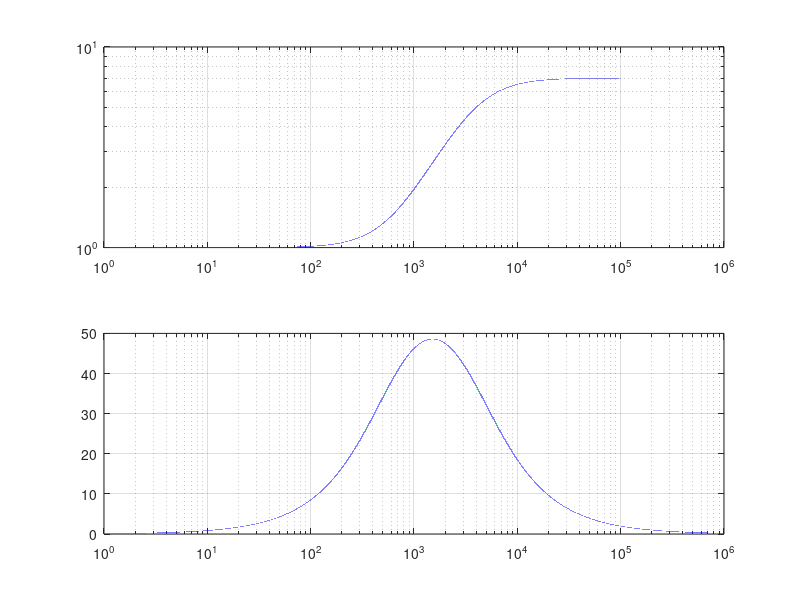

Write MATLAB code to recreate this figure. (Note: this script raises an error after producing the figure.)
%% This is a Matlab file for designing H_infinity controller (assignment 3
%% of SD2231)
clear all
close all
clc

s=tf('s');

% systme parameters
m=22000;   %kg
j=700e3;   %kgm^2
c=40e3;    %Ns/m
k=2*300e3; %N/m
L=6;       %m

%% State space model for skyhook contorl
Ask=[0 1 0 0
    -2*k/m 0 0 0
    0 0 0 1
    0 0 -2*k*L^2/j 0];
Bsk=[0 0 0 0
    k/m k/m -1/m -1/m
    0 0 0 0
    -L*k/j L*k/j L/j -L/j];
Csk=[0 1 0 0
    0 0 0 1];
Dsk=zeros(2,4);

%% H_inf using linmod syntax

%state space: The same as skyhook

      
%Weighting functions

%For penalizing actuator force
Wa1=(0.00175*s+1)/(0.00025*s+1);
Wa2=Wa1;

%bode plot of Weight functions of forces
w=logspace(0,6,2*100040);
[A_wa1,phi_wa1] = bode(Wa1,w);
figure
subplot(2,1,1)
loglog(w,A_wa1(:))
grid on
subplot(2,1,2)
semilogx(w,phi_wa1(:))
grid on


%%
%frequency we should penalize the most-- the one corresponding to the peaks
w_nat = abs(eig(Ask));



%For penalizing bounce and pitch motions
eps=1;
wnb=w_nat(1);            %Find the right equation or value for wnb
wnchi=w_nat(3);          %Find the right equation or value for wnchi
s1b=-eps+1i*sqrt(wnb^2-eps^2);
s2b=-eps-1i*sqrt(wnb^2-eps^2);
s1chi=-eps+1i*sqrt(wnchi^2-eps^2);
s2chi=-eps-1i*sqrt(wnchi^2-eps^2);
%kb=input('Enter the gain for Wb = '); 
%kchi=input('Enter the gain for Wchi = ');

kb=7e3;
kchi = 20e3;
Wb=(kb*s1b*s2b)/((s-s1b)*(s-s2b));
Wchi=(kchi*s1chi*s2chi)/((s-s1chi)*(s-s2chi));

% w=logspace(-2,4,2*100040);
% [A_wb,phi_wb] = bode(Wb,w);
% figure
% subplot(2,1,1)
% loglog(w,A_wb(:))
% grid on
% subplot(2,1,2)
% semilogx(w,phi_wb(:))
% grid on
% sgtitle("Wb")
% 
% [A_wchi,phi_wchi] = bode(Wchi,w);
% figure
% subplot(2,1,1)
% loglog(w,A_wchi(:))
% grid on
% subplot(2,1,2)
% semilogx(w,phi_wchi(:))
% grid on
% sgtitle("Wchi")
%%
%Extracting the extended model
[A_Pe,B_Pe,C_Pe,D_Pe] = linmod('Extended_model');% state space parameters of the extended system: Pe
Pe=ss(A_Pe,B_Pe,C_Pe,D_Pe);
%%
%Calculating the controller
ncont = 2;%Number of control inputs
nmeas = 2;%Number of measured outputs provided to the controller
Pe=minreal(Pe);%This syntax cancels pole-zero pairs in transfer
%functions. The output system has minimal order and the same response
%characteristics as the original model.
[K,Pec,gamma,info]=hinfsyn(Pe,nmeas,ncont,'method','lmi'); % for working with the error
[Ainf, Binf, Cinf, Dinf]=ssdata(K);

%Now use the controller K in your simulation